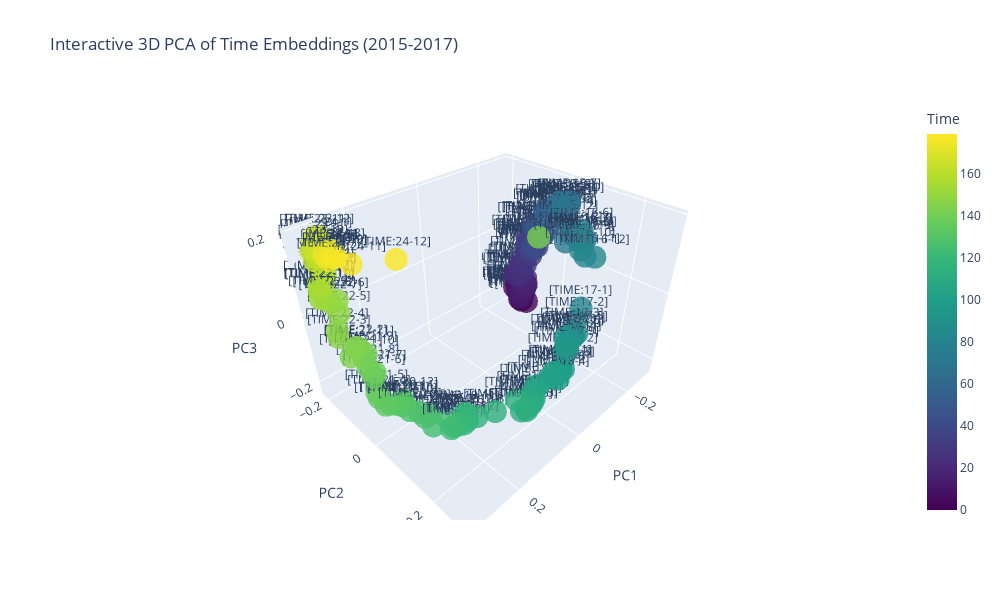

Write notebook code for a chart like this one.
### Code cell
import numpy as np
from matplotlib import pyplot as plt
# Convert to numpy array
time_matrix = np.stack(time_embeddings)

# Apply PCA
from sklearn.decomposition import PCA
pca = PCA(n_components=3)
time_pca = pca.fit_transform(time_matrix)
colors = [j for j, _ in enumerate(timetoks)]
for i in range(3):
    # Plot the PCA results
    plt.figure(figsize=(10, 6))
    plt.scatter([j for j, _ in enumerate(timetoks)], time_pca[:, i], c=colors, cmap='viridis')
    plt.colorbar(label='Time')
    plt.xlabel('Time')
    plt.ylabel('{} PC'.format(i+1))
    plt.title('PCA of Time Embeddings')
    plt.show()

import plotly.graph_objs as go

# Filter for years 2015-2017 (indices 60-95: years 15-17, months 1-12 each)
#start_idx = 5 * 12  # year 15 (2015) starts at index 60
#end_idx = 8 * 12    # year 18 (2018) starts at index 96, so we want up to 95
start_idx = 0
end_idx = 500

filtered_time_pca = time_pca[start_idx:end_idx]
filtered_colors = colors[start_idx:end_idx]
filtered_timetoks = timetoks[start_idx:end_idx]

fig = go.Figure(data=[go.Scatter3d(
    x=filtered_time_pca[:, 0],
    y=filtered_time_pca[:, 1],
    z=filtered_time_pca[:, 2],
    mode='markers+text',
    marker=dict(
        size=8,
        color=filtered_colors,
        colorscale='Viridis',
        colorbar=dict(title='Time'),
        opacity=0.8
    ),
    text=[str(timetok) for timetok in filtered_timetoks],
    textposition='top center'
)])

fig.update_layout(
    scene = dict(
        xaxis_title='PC1',
        yaxis_title='PC2',
        zaxis_title='PC3'
    ),
    title='Interactive 3D PCA of Time Embeddings (2015-2017)',
    width=1000,
    height=600
)
fig.show()

### Figure 1 — Plotly figure (JSON) as saved in the notebook; plotly's stock layout.template omitted (floating-point values rounded to 4 significant figures; data arrays with more than 128 entries replaced by an {"elided": "..."} marker saying what was removed)
{"data": [{"marker": {"color": {"elided": "180 int values"}, "colorbar": {"title": {"text": "Time"}}, "colorscale": [[0, "#440154"], [0.1111, "#482878"], [0.2222, "#3e4989"], [0.3333, "#31688e"], [0.4444, "#26828e"], [0.5556, "#1f9e89"], [0.6667, "#35b779"], [0.7778, "#6ece58"], [0.8889, "#b5de2b"], [1, "#fde725"]], "opacity": 0.8, "size": 8}, "mode": "markers+text", "text": {"elided": "180 str values"}, "textposition": "top center", "type": "scatter3d", "x": {"elided": "180 float values"}, "y": {"elided": "180 float values"}, "z": {"elided": "180 float values"}}], "layout": {"height": 600, "scene": {"xaxis": {"title": {"text": "PC1"}}, "yaxis": {"title": {"text": "PC2"}}, "zaxis": {"title": {"text": "PC3"}}}, "title": {"text": "Interactive 3D PCA of Time Embeddings (2015-2017)"}, "width": 1000}}
